Frame 1 (no input): blank canvas, image omitted
Frame 60 (the mouse pressed at the canvas centre just before this capture): blank canvas, image omitted
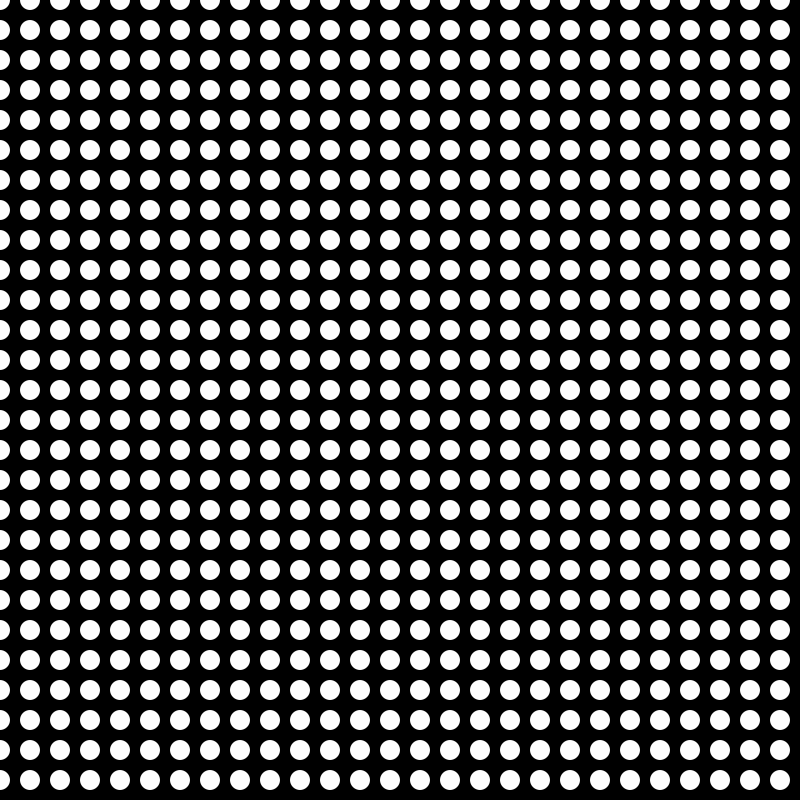
Frame 120 (the mouse held since frame 60 and released just before this capture)

The Processing sketch whose frames 1 and 60 were blank and that drew this single picture after the mouse press (run headless with seeded random() and noise(); from frame 60 on, the mouse is pressed at the canvas centre):

// Processing sketch: double_for_loops
// ── double_for_loops.pde
int step; 
int size; 
void setup() {
  size (800, 800);
  noStroke(); 
  step = 30;
}

void draw() {
  background(0);
  size = mouseX/20;
  for (int i = 0; i < width; i++) {
    for (int j = 0; j < height; j++) {
      ellipse (i*step, j*step, size, size);
    }
  }
}
